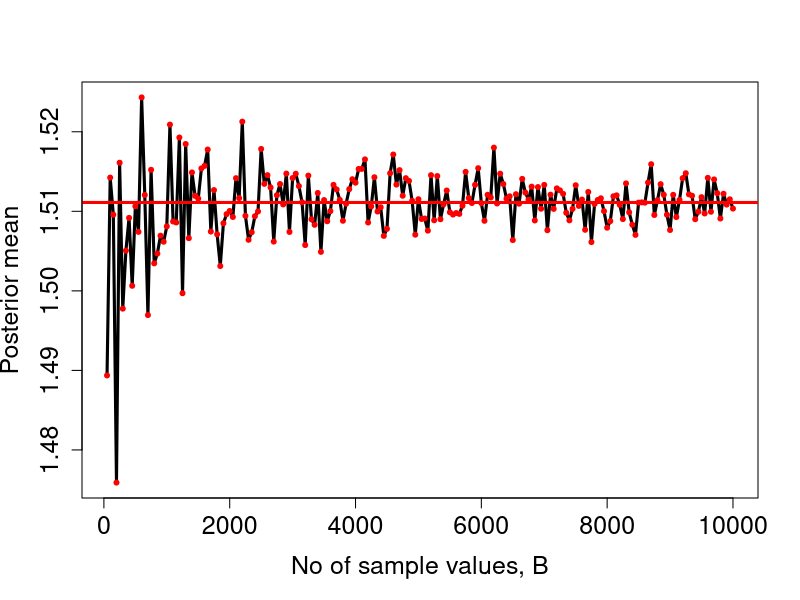
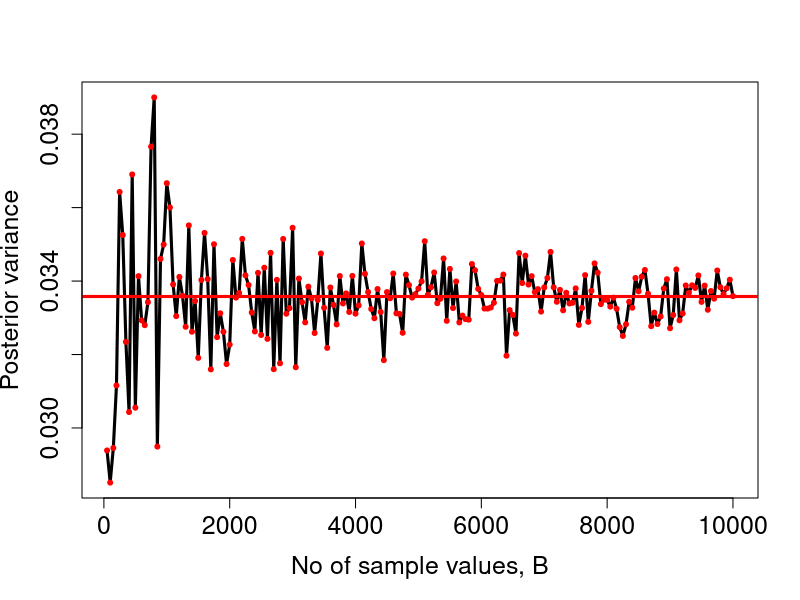
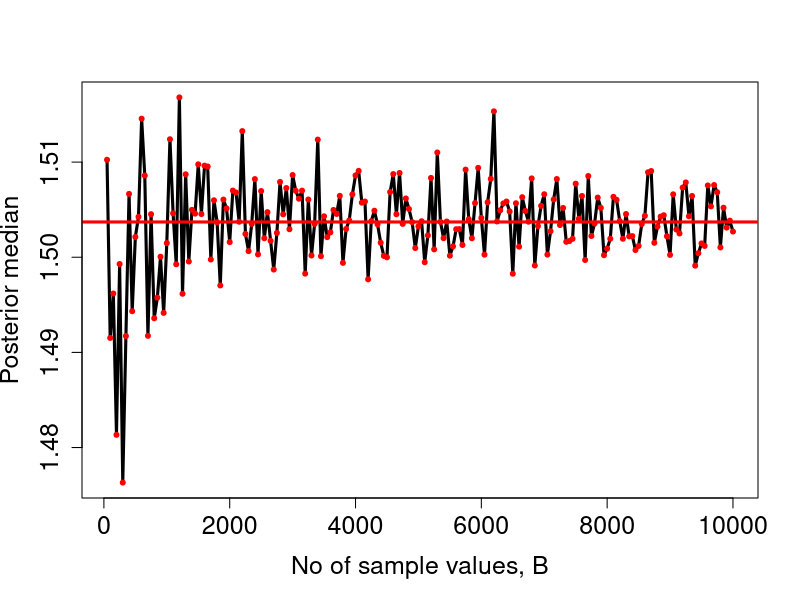
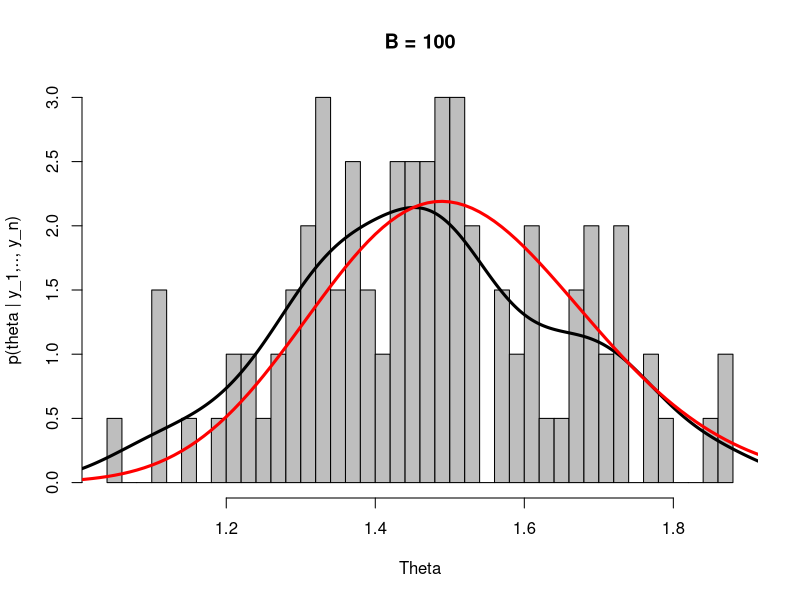
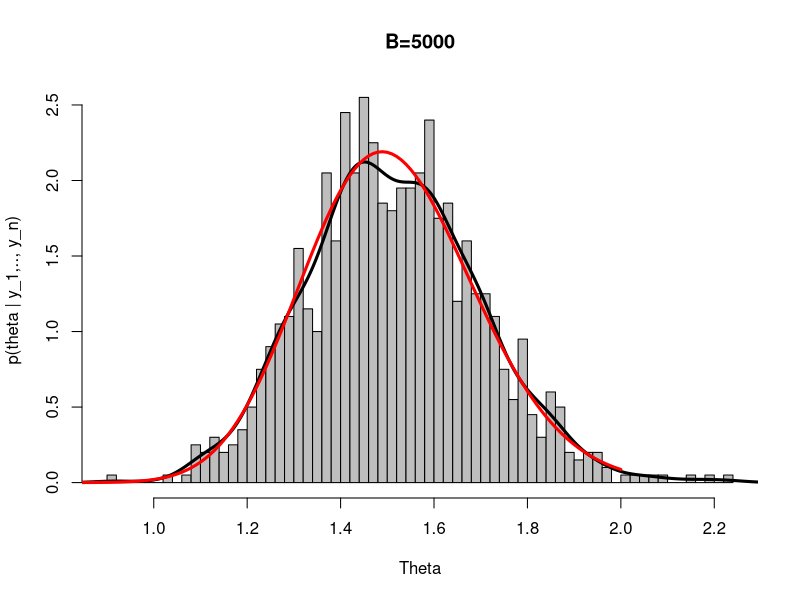

Source code (R) for these figures, in order:
### Monte Carlo approximation
### Computing posterior mean, posterior variance, posterior median, and 95% credible interval
### Sampling model: Poisson; prior: Gamma

a <-2
b <- 1

n <- 44
sum.y <- 66

post.a <- a+sum.y
post.b <- b+n

no.iter <- seq(50,10000,by=50)

post.mean <- rep(0,length(no.iter))
post.var <- rep(0,length(no.iter))
post.median <- rep(0,length(no.iter))
post.l95 <- rep(0,length(no.iter))
post.u95 <- rep(0,length(no.iter))

for(i in 1:length(no.iter)){
	
	sample.theta <- rgamma(no.iter[i],post.a,post.b)
	post.mean[i] <- mean(sample.theta)
	post.var[i] <- (1 / (no.iter[i] - 1)) * sum((sample.theta - post.mean[i]) ^ 2)
	post.median[i] <- quantile(sample.theta,0.5)
	post.l95[i] <- quantile(sample.theta,0.025)
	post.u95[i] <- quantile(sample.theta,0.975)
	
	print(i)
}

plot(no.iter, post.mean,
	type = "l",
	col = "black",
	xlab = "No of sample values, B",
	ylab = "Posterior mean",
	main = "",
	cex.lab = 1.5,
	axes = FALSE,
	frame = TRUE,
	lty = 1,
	lwd = 3)
points(no.iter, post.mean, pch = 20, col = "red")
abline(h = post.a / post.b, col = "red", lty = 1, lwd = 3)
axis(1, cex.axis = 1.5)
axis(2, cex.axis = 1.5)

plot(no.iter, post.var,
	type="l"
	,col="black",
	xlab="No of sample values, B",
	ylab="Posterior variance",
	main="",
	cex.lab=1.5,
	axes=FALSE,
	frame=TRUE,
	lty=1,
	lwd=3)
points(no.iter,post.var, pch = 20, col = "red")
abline(h = post.a / (post.b ^ 2), col = "red", lty = 1, lwd = 3)
axis(1, cex.axis = 1.5)
axis(2, cex.axis = 1.5)


plot(no.iter, post.median, 
	type = "l", 
	col = "black",
	xlab = "No of sample values, B",
	ylab = "Posterior median",
	main = "",
	cex.lab = 1.5, 
	axes = FALSE,
	frame = TRUE,
	lty = 1,
	lwd = 3)
points(no.iter, post.median, pch = 20, col = "red")
abline(h = qgamma(0.5, post.a, post.b), col = "red", lty = 1, lwd = 3)
axis(1, cex.axis = 1.5)
axis(2, cex.axis = 1.5)

sample.theta.100 <- rgamma(100, post.a, post.b)
sample.theta.5000 <- rgamma(1000, post.a, post.b)

hist(sample.theta.100,
	col = "grey",
	breaks = 50,
	freq = FALSE,
	xlab = "Theta",
	ylab = "p(theta | y_1,.., y_n)",
	main = "B = 100")
lines(density(sample.theta.100), col = "black", lwd = 3, lty = 1)
lines(seq(0, 2, by = 0.01),
	dgamma(seq(0, 2, by = 0.01), post.a, post.b),
	col = "red", lwd = 3, lty = 1)
legend(0.72, 8, 
	col = c("black","red"),
	lwd = rep(3, 2),
	lty = rep(1, 2), 
	c("Density estimate","Gamma(68,45)"))


hist(sample.theta.5000,
	col = "grey",
	breaks = 50,
	freq = FALSE,
	xlab = "Theta",
	ylab = "p(theta | y_1,.., y_n)",
	main = "B=5000")
lines(density(sample.theta.5000),
	col = "black", lwd = 3, lty = 1)
lines(seq(0, 2, by = 0.01),
	dgamma(seq(0, 2, by = 0.01), post.a, post.b),
	col = "red",
	lwd = 3,
	lty = 1)
legend(0.8, 4, 
	   col = c("black", "red"),
	   lwd = rep(3,2),
	   lty = rep(1,2),
	   c("Density estimate", "Gamma(68,45)"))


